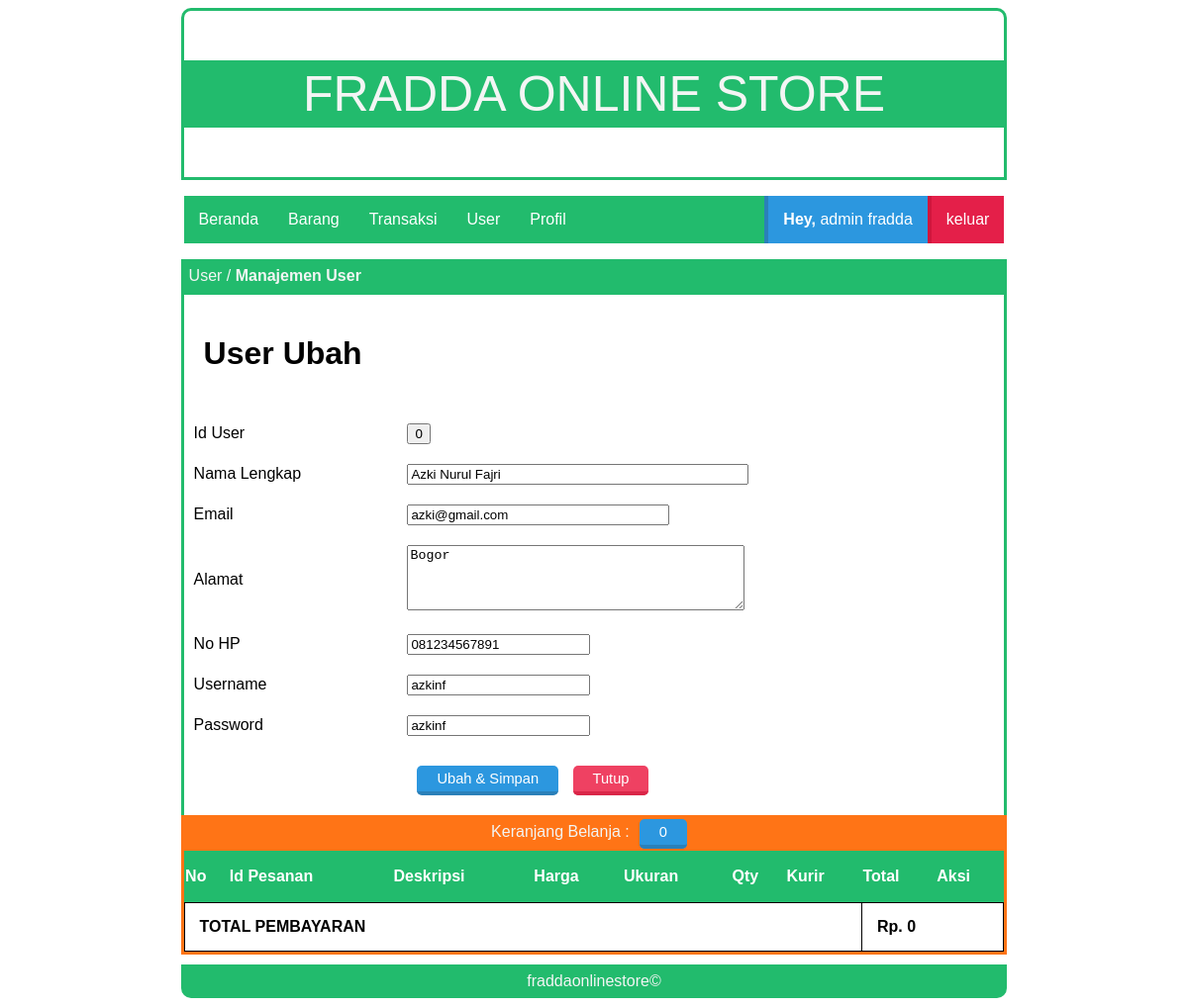
Screenshot of /fraddaonlinestore/index.php?page=user_edit&id=0 (signed in) with the database file from the repository.
### tables this page shows
CREATE TABLE `tbl_users` (
  `id_user` int(100) NOT NULL,
  `nama_lengkap` varchar(30) NOT NULL,
  `email` varchar(30) NOT NULL,
  `username` varchar(6) NOT NULL,
  `password` varchar(6) NOT NULL,
  `alamat` varchar(50) NOT NULL,
  `no_hp` text NOT NULL,
  `title` varchar(10) NOT NULL
);

### fraddaonlinestore/page/admin/user/user_edit.php (the view, shortened to what this page needs)
<div class="box-title">
    <p>User / <b>Manajemen User</b></p>
</div>
<div id="box">
<?php
  include "lib/koneksi.php";
    $id = $_GET['id'];
    $result = $conn->prepare("SELECT * FROM tbl_users WHERE id_user =:id");
    $result->bindparam(':id', $id);
    $result->execute();
    $row=$result->fetch(PDO::FETCH_OBJ);
 ?>
<h1>User Ubah</h1>
<form name="edit" method="post" action="?page=user_editpro" enctype="multipart/form-data">
  <table class="article">
    <tr>
      <td>Id User</td>
      <td>
        <input type="button" name="id_user" value="<?php echo $row->id_user ?>">
      </td>
    </tr>
    <tr>
      <td>Nama Lengkap</td>
      <td>
        <input type="text" name="nama_lengkap" size="40" value="<?php echo $row->nama_lengkap ?>">
      </td>
    </tr>
    <tr>
      <td>Email</td>
      <td>
        <input type="text" name="email" size="30" value="<?php echo $row->email ?>" required>
      </td>
    </tr>
    <tr>
      <td>Alamat</td>
      <td>
        <textarea name="alamat" rows="4" cols="40"><?php echo $row->alamat ?></textarea>
      </td>
    </tr>
    <tr>
      <td>No HP</td>
      <td>
        <input type="text" name="no_hp" value="<?php echo $row->no_hp ?>" required>
      </td>
    </tr>
    <tr>
      <td>Username</td>
      <td>
        <input type="text" name="username" maxlength="6" value="<?php echo $row->username ?>" required>
      </td>
    </tr>
    <tr>
      <td>Password</td>
      <td>
        <input type="text" name="password" maxlength="6" value="<?php echo $row->password ?>" required>
      </td>
    </tr>
    <tr>
      <td></td>
      <td>
        <input class="tombol-biru" type="submit" name="edit" value="Ubah & Simpan">
        <a class="tombol-merah" href="?page=user">Tutup</a>
      </td>
    </tr>
  </table>
</form>
</div>

### fraddaonlinestore/style.css (style rules this page uses)
.box-title { background: #22bb6d; width: 70%; height: 30px; margin: auto; border: 3px solid #22bb6d; }
.box-title p { color: #f3f5f4; margin: 5px 5px; font-family: sans-serif; }
#box { border-bottom: 0px; border-left: 3px solid #22bb6d; border-right: 3px solid #22bb6d; width: 70%; margin: auto; min-height: 200px; overflow: hidden; }
table.article { border-collapse: collapse; border: 0px; width: 100%; }
.article td { border: 0px; padding: 10px; }
#box p,h1,h2,table,tr,td,img { font-family: sans-serif; padding: 20px; text-align: justify; }
.tombol-biru { background:#2C97DF; color:white; border-top:0; border-left:0; border-right:0; border-bottom:4px solid #2A80B9; border-radius: 5px; padding:5px 20px; text-decoration:none; font-family:sans-serif; font-size:11pt; margin:10px; }
.tombol-merah { background:#ef4162; color:white; border-top:0; border-left:0; border-right:0; border-bottom:4px solid #da2648; border-radius: 5px; padding:5px 20px; text-decoration:none; font-family:sans-serif; font-size:11pt; }

### rows the page displays
tbl_users: id_user "0", nama_lengkap "Azki Nurul Fajri", email "azki@gmail.com", alamat "Bogor", no_hp "081234567891", username "azkinf", password "azkinf"

### other values shown
$title "admin"
$user "fradda"
$count "0"
$jumlah "0"
